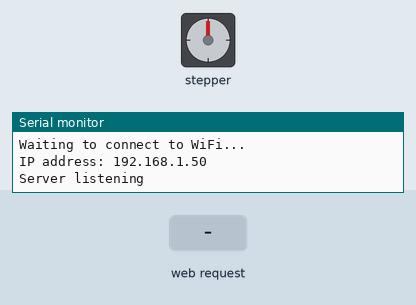
Recording of a sketch running on a simulated ESP8266 (NodeMCU). On the bench: stepper motor, the last lines printed to the serial monitor. The inputs (shaded band) are chosen by the test bench. WiFi joins after 1.5 s; servers stay silent unless stated; stepper angles assume 2048 steps per turn.

Above: at 2.7 s.
2.8 s: HTTP request GET / received
At 4.51 s:
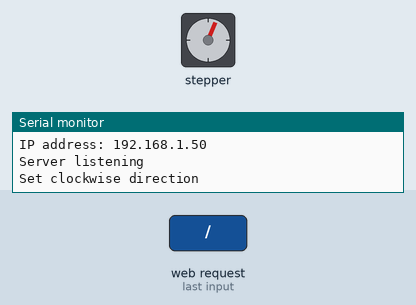
At 5.13 s:
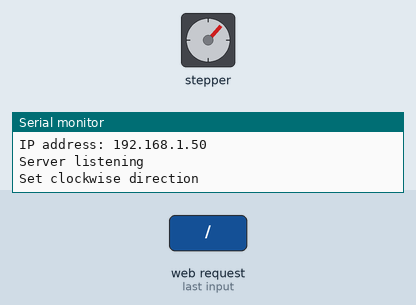
5.8 s: HTTP request GET /counter received
At 6.03 s:
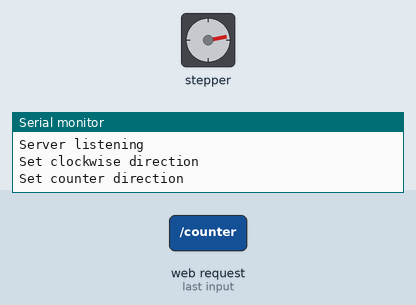
8.8 s: HTTP request GET / received
Timing chart, 0 to 20.8 s (numbered marks = the images above; inputs shaded):
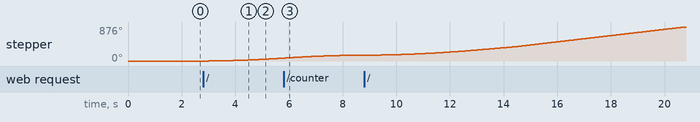

The sketch:

motor-curtain.ino
```cpp
#include <AccelStepper.h>
#include <ESP8266WiFi.h>
#include <ESPAsyncTCP.h>
#include <ESPAsyncWebServer.h>
#include <ArduinoJson.h>
#include <WiFiUdp.h>

///////////////////////
// Web server settings
///////////////////////

AsyncWebServer server(80);
const char* ssid = "";
const char* password =  "";
String hostname = "esp8266-motor-curtain";

///////////////////////
// Motor driver settings
///////////////////////

const int stepsPerRevolution = 2048;
int moveMotorFlag = 0;
int setMotorDirection = 1; // negative one = anti-clockwise

// ULN2003 Motor Driver Pins
#define IN1 5
#define IN2 4
#define IN3 14
#define IN4 12

AccelStepper stepper(AccelStepper::HALF4WIRE, IN1, IN3, IN2, IN4);

String moveMotor() {
  moveMotorFlag = 1;
  setMotorDirection = 1;
  StaticJsonDocument<200> doc;
  doc["status"] = "ok";
  String out;
  serializeJson(doc, out);
  return out;
}

String moveMotorCounter() {
  moveMotorFlag = 1;
  setMotorDirection = -1;
  StaticJsonDocument<200> doc;
  doc["status"] = "move counter ok";
  String out;
  serializeJson(doc, out);
  return out;
}

void setup() {
  // initialize the motor serial port
  Serial.begin(115200);
  stepper.setMaxSpeed(500);
  stepper.setAcceleration(100);
  stepper.moveTo(stepsPerRevolution * 3);

  // start the NodeMCU as a server accessible by Wifi
  WiFi.hostname(hostname.c_str());
  WiFi.begin(ssid, password);
  while (WiFi.status() != WL_CONNECTED) {
    delay(500);
    Serial.println("Waiting to connect to WiFi...");
  }
  Serial.print("IP address: ");
  Serial.println(WiFi.localIP());
  server.on("/", HTTP_GET, [](AsyncWebServerRequest *request){
    request->send(200, "application/json", moveMotor());
  });
  server.on("/counter", HTTP_GET, [](AsyncWebServerRequest *request){
    request->send(200, "application/json", moveMotorCounter());
  });
  server.begin();
  Serial.println("Server listening");
}

void loop() {
  // In each loop, program checks the state variables
  // to determine whether it needs to activate the
  // motor and if so, what action it needs to accomplish
  if (setMotorDirection == -1 && moveMotorFlag == 1) {
    stepper.moveTo(-stepper.currentPosition());
    setMotorDirection = 0;
    Serial.println("Set counter direction");
  }

  if (setMotorDirection == 1 && moveMotorFlag == 1) {
    stepper.moveTo(stepsPerRevolution * 3);
    setMotorDirection = 0;
    Serial.println("Set clockwise direction");
  }

  if (stepper.distanceToGo() == 0) {
    moveMotorFlag == 0;
  }

  if (moveMotorFlag == 1) {
    stepper.run();
  }
}
```

Measured:
- after the input at 2.8 s, stepper: keeps turning clockwise at about 27°/s, starting after 0.21 s
